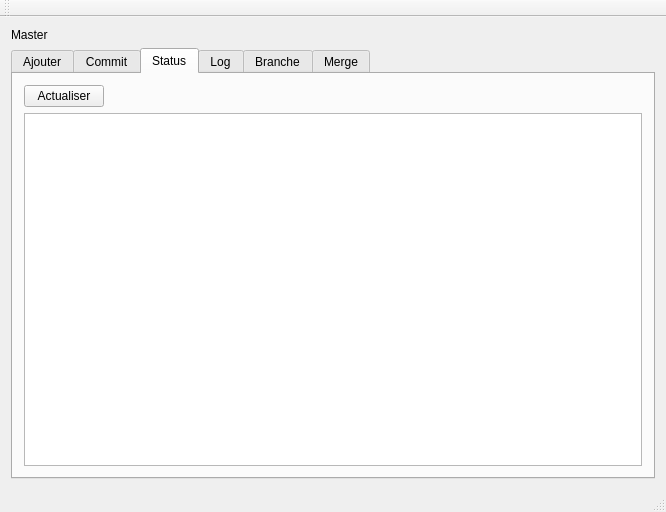
<?xml version="1.0" encoding="UTF-8"?>
<ui version="4.0">
 <class>MainWindow</class>
 <widget class="QMainWindow" name="MainWindow">
  <property name="geometry">
   <rect>
    <x>0</x>
    <y>0</y>
    <width>666</width>
    <height>512</height>
   </rect>
  </property>
  <property name="windowTitle">
   <string>MainWindow</string>
  </property>
  <widget class="QWidget" name="centralWidget">
   <layout class="QVBoxLayout" name="verticalLayout">
    <item>
     <widget class="QLabel" name="label">
      <property name="text">
       <string>Master</string>
      </property>
     </widget>
    </item>
    <item>
     <widget class="QTabWidget" name="tabWidget">
      <property name="currentIndex">
       <number>2</number>
      </property>
      <widget class="QWidget" name="addTab">
       <attribute name="title">
        <string>Ajouter</string>
       </attribute>
       <layout class="QGridLayout" name="gridLayout_2">
        <item row="0" column="0">
         <layout class="QGridLayout" name="gridLayout">
          <item row="0" column="2">
           <spacer name="horizontalSpacer">
            <property name="orientation">
             <enum>Qt::Horizontal</enum>
            </property>
            <property name="sizeHint" stdset="0">
             <size>
              <width>40</width>
              <height>20</height>
             </size>
            </property>
           </spacer>
          </item>
          <item row="0" column="0">
           <widget class="QLabel" name="label_2">
            <property name="text">
             <string>Git n'est pas initialisé: </string>
            </property>
           </widget>
          </item>
          <item row="0" column="1">
           <widget class="QPushButton" name="pushButton">
            <property name="toolTip">
             <string>Initialise git.</string>
            </property>
            <property name="text">
             <string>Initialise git</string>
            </property>
           </widget>
          </item>
         </layout>
        </item>
        <item row="2" column="0">
         <layout class="QGridLayout" name="gridLayout_3">
          <item row="0" column="0">
           <widget class="QPushButton" name="pushButton_2">
            <property name="toolTip">
             <string>Ajoute un fichier.</string>
            </property>
            <property name="text">
             <string>Ajouter un fichier:</string>
            </property>
           </widget>
          </item>
          <item row="0" column="2">
           <widget class="QLineEdit" name="chooseFileAddLineEdit">
            <property name="toolTip">
             <string>&lt;html&gt;&lt;head/&gt;&lt;body&gt;&lt;p&gt;Mettre le nom du fichier.&lt;/p&gt;&lt;/body&gt;&lt;/html&gt;</string>
            </property>
           </widget>
          </item>
          <item row="0" column="3">
           <widget class="QPushButton" name="pushButton_3">
            <property name="toolTip">
             <string>Chosir un fichier.</string>
            </property>
            <property name="text">
             <string>Choisir</string>
            </property>
           </widget>
          </item>
          <item row="0" column="1">
           <widget class="QLabel" name="chooseFileAddLabel">
            <property name="text">
             <string>(path) /</string>
            </property>
            <property name="alignment">
             <set>Qt::AlignRight|Qt::AlignTrailing|Qt::AlignVCenter</set>
            </property>
           </widget>
          </item>
         </layout>
        </item>
        <item row="3" column="0">
         <spacer name="verticalSpacer">
          <property name="orientation">
           <enum>Qt::Vertical</enum>
          </property>
          <property name="sizeHint" stdset="0">
           <size>
            <width>20</width>
            <height>40</height>
           </size>
          </property>
         </spacer>
        </item>
       </layout>
      </widget>
      <widget class="QWidget" name="commitTab">
       <attribute name="title">
        <string>Commit</string>
       </attribute>
      </widget>
      <widget class="QWidget" name="statusTab">
       <attribute name="title">
        <string>Status</string>
       </attribute>
       <layout class="QVBoxLayout" name="verticalLayout_2">
        <item>
         <layout class="QHBoxLayout" name="horizontalLayout">
          <item>
           <widget class="QPushButton" name="pushButton_4">
            <property name="text">
             <string>Actualiser</string>
            </property>
           </widget>
          </item>
          <item>
           <spacer name="horizontalSpacer_2">
            <property name="orientation">
             <enum>Qt::Horizontal</enum>
            </property>
            <property name="sizeHint" stdset="0">
             <size>
              <width>40</width>
              <height>20</height>
             </size>
            </property>
           </spacer>
          </item>
         </layout>
        </item>
        <item>
         <layout class="QGridLayout" name="gridLayout_4">
          <item row="0" column="0">
           <widget class="QPlainTextEdit" name="plainTextEdit">
            <property name="plainText">
             <string/>
            </property>
           </widget>
          </item>
         </layout>
        </item>
       </layout>
      </widget>
      <widget class="QWidget" name="logTab">
       <attribute name="title">
        <string>Log</string>
       </attribute>
      </widget>
      <widget class="QWidget" name="branchTab">
       <attribute name="title">
        <string>Branche</string>
       </attribute>
      </widget>
      <widget class="QWidget" name="mergeTab">
       <attribute name="title">
        <string>Merge</string>
       </attribute>
      </widget>
     </widget>
    </item>
   </layout>
  </widget>
  <widget class="QMenuBar" name="menuBar">
   <property name="geometry">
    <rect>
     <x>0</x>
     <y>0</y>
     <width>666</width>
     <height>22</height>
    </rect>
   </property>
  </widget>
  <widget class="QToolBar" name="mainToolBar">
   <attribute name="toolBarArea">
    <enum>TopToolBarArea</enum>
   </attribute>
   <attribute name="toolBarBreak">
    <bool>false</bool>
   </attribute>
  </widget>
  <widget class="QStatusBar" name="statusBar"/>
 </widget>
 <layoutdefault spacing="6" margin="11"/>
 <resources/>
 <connections/>
</ui>
